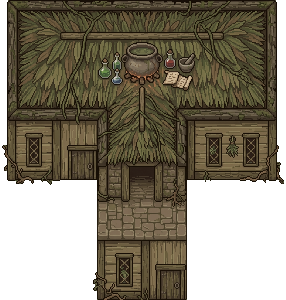
#> input picture plugins/node-editor/apps/wb-2d-scene-asset-generator/batteries/groups/pipelines/filter/ai-ai-ai-2-node-1781664258365-mqhh5y8h_nobg-image_r-image_filter_style-mqhp5l2m.png, 286 x 300 px
$ python -i assembler.py   (imports and definitions only)
#> lines starting #> are read from the running program, lines starting #| are printed output that depends on the picture; after the words box and inside, x2 and y2 are one past the last pixel; in counts of white or black regions, pixels touching at a corner belong together
#> further down, picture is the input picture: PIL image 286x300 RGBA; mean R, G, B, A 64.1, 54.4, 35.6, 177.4
"""
精灵图组装模块 — 移植自 assemble_wolf_s2.py。

职责：
  1. 加载去背景图片（本地路径或 URL）
  2. 拆分双帧对 → 单帧
  3. 三步清理：边缘线清除 → 最大连通域 → 自动裁切
  4. 统一缩放（idle 中位高度 → TARGET_BODY_H）
  5. 质心/脚底对齐 → 放入动态单元格
  6. 输出精灵条 PNG + 单帧 PNG + GIF 预览
"""
import io
import os
import math
import urllib.request

import numpy as np
import cv2
from PIL import Image

from .config import (
    COLS, TARGET_BODY_H, CELL_PAD, GIF_FPS, GIF_BG,
    PAIR_KEYS, ANIMS,
)

# ─── 图像加载 ───

# [4 lines left out: function load_url, not called in this run]


def load_file(path: str) -> Image.Image:
    return Image.open(path).convert("RGBA")


# ─── 裁切 ───

def autocrop(img: Image.Image, pad: int = 2) -> Image.Image:
    alpha = np.array(img)[:, :, 3]
    rows = np.where(alpha.max(axis=1) > 0)[0]
    cols = np.where(alpha.max(axis=0) > 0)[0]
    if len(rows) == 0 or len(cols) == 0:
        return img
    r0, r1 = max(0, rows[0] - pad), min(img.height, rows[-1] + pad + 1)
    c0, c1 = max(0, cols[0] - pad), min(img.width, cols[-1] + pad + 1)
    return img.crop((c0, r0, c1, r1))


# ─── 双帧分割 ───

def _find_best_split(density: np.ndarray, total_len: int) -> tuple:
    """Find the best split point on one axis. Returns (best_pos, quality_ratio)."""
    mid = total_len // 2
    search = range(max(mid - total_len // 6, 1), min(mid + total_len // 6, total_len - 1))
    if not search:
        return mid, 1.0
    peak = density.max()
    if peak < 1:
        return mid, 0.0
    best = min(search, key=lambda i: density[i])
    return best, float(density[best]) / peak


# [42 lines left out: function _cc_split, not called in this run]


def split_pair(img: Image.Image):
    """
    Adaptive pair splitting: tries vertical cut first, then horizontal,
    falls back to connected-component separation.
    """
    alpha = np.array(img)[:, :, 3].astype(float)
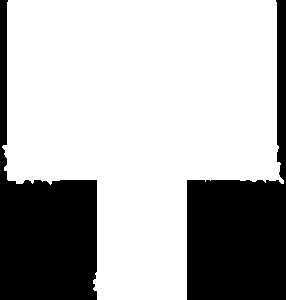
#> alpha: shape (300, 286) float64; 69.6% white; 2 black regions, box (x1, y1, x2, y2) and area: (187, 0, 286, 300) 13383, (0, 0, 97, 300) 12716
    h, w = alpha.shape
#> h = 300; w = 286
    QUALITY_THRESH = 0.08

    col_density = alpha.sum(axis=0)
#> col_density = 286 values, max 76500 at index 97, min 0 at index 0, mean 53229.9
    best_x, v_ratio = _find_best_split(col_density, w)
#> in _find_best_split, `peak = density.max()`: peak = 76500
#> in _find_best_split, `best = min(search, key=lambda i: density[i])`: best = 187
#> best_x = 187; v_ratio = 0.6

    row_density = alpha.sum(axis=1)
#> row_density = 300 values, max 70635 at index 146, min 22950 at index 185, mean 50745.8
    best_y, h_ratio = _find_best_split(row_density, h)
#> best_y = 185; h_ratio = 0.325

    if v_ratio <= QUALITY_THRESH:
        left = autocrop(img.crop((0, 0, best_x, h)))
        right = autocrop(img.crop((best_x, 0, w, h)))
        return left, right

    if h_ratio <= QUALITY_THRESH:
        top = autocrop(img.crop((0, 0, w, best_y)))
        bottom = autocrop(img.crop((0, best_y, w, h)))
        return top, bottom

    if v_ratio <= h_ratio:
        left = autocrop(img.crop((0, 0, best_x, h)))
        right = autocrop(img.crop((best_x, 0, w, h)))
        return left, right

    if h_ratio < v_ratio:
        top = autocrop(img.crop((0, 0, w, best_y)))
#> in autocrop, `alpha = np.array(img)[:, :, 3]`:
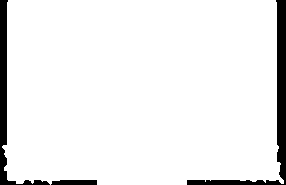
#> alpha: shape (185, 286); 93.2% white; 3 black regions, box (x1, y1, x2, y2) and area: (187, 0, 286, 185) 1998, (0, 0, 50, 185) 1391, (51, 180, 97, 185) 218
#> in autocrop, `rows = np.where(alpha.max(axis=1) > 0)[0]`: rows = 185 values from 0 to 184
#> in autocrop, `cols = np.where(alpha.max(axis=0) > 0)[0]`: cols = 282 values from 2 to 283
#> in autocrop, `r0, r1 = max(0, rows[0] - pad), min(img.height, rows[-1] + pad + 1)`: r0 = 0; r1 = 185
#> in autocrop, `c0, c1 = max(0, cols[0] - pad), min(img.width, cols[-1] + pad + 1)`: c0 = 0; c1 = 286
#> in autocrop, `return img.crop((c0, r0, c1, r1))`:
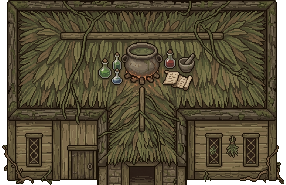
#> returned value: PIL image 286x185 RGBA; mean R, G, B, A 76.1, 66.9, 44.6, 237.6; transparent parts drawn white
        bottom = autocrop(img.crop((0, best_y, w, h)))
#> call 2 of autocrop, with pad = 2
#> in autocrop (call 2), `alpha = np.array(img)[:, :, 3]`:
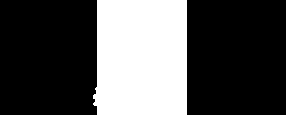
#> alpha: shape (115, 286); 31.6% white; 1 white region, box (x1, y1, x2, y2) and area: (93, 0, 187, 115) 10398
#> in autocrop (call 2), `rows = np.where(alpha.max(axis=1) > 0)[0]`: rows = 115 values from 0 to 114
#> in autocrop (call 2), `cols = np.where(alpha.max(axis=0) > 0)[0]`: cols = 94 values from 93 to 186
#> in autocrop (call 2), `r0, r1 = max(0, rows[0] - pad), min(img.height, rows[-1] + pad + 1)`: r1 = 115
#> in autocrop (call 2), `c0, c1 = max(0, cols[0] - pad), min(img.width, cols[-1] + pad + 1)`: c0 = 91; c1 = 189
#> in autocrop (call 2), `return img.crop((c0, r0, c1, r1))`:
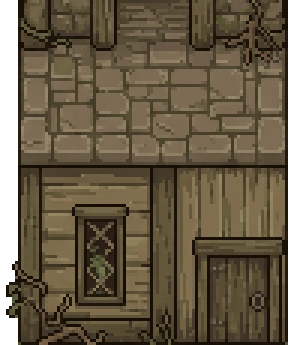
#> returned value: PIL image 98x115 RGBA (shown 3 times larger); mean R, G, B, A 88.1, 75, 53.5, 235.3; transparent parts drawn white
        return top, bottom

    return _cc_split(img)


# ─── 清理函数 ───

# [93 lines left out: functions clean_edge_artifacts, keep_largest_body, remove_near_white, _is_white_silhouette, not called in this run]


def full_clean(img: Image.Image) -> Image.Image:
    return autocrop(keep_largest_body(remove_near_white(clean_edge_artifacts(img))))


# [53 lines left out: functions split_and_clean, standing_height, find_feet_y, center_of_mass_x, make_white_flash, not called in this run]


# ─── 辅助 ───

def _ceil4(x: int) -> int:
    return ((x + 3) // 4) * 4


# [94 lines left out: functions _content_bbox_size, _normalize_frame_sizes, _uniform_crop, not called in this run]


# ─── 主组装类 ───

class DirectionAssembler:
    """
    组装一个方向的全部 5 动画 x 4 帧。

    用法:
        asm = DirectionAssembler(output_dir="output/MutantWolf/S")
        asm.load_pair_images({
            "idle_01": "/path/to/nobg/idle_01.png",
            ...
        })
        result = asm.assemble()
        # result = {"cell_w": ..., "cell_h": ..., "scale": ..., "files": [...]}
    """

    # [213 lines left out: functions __init__, load_pair_images, load_pair_images_from_urls, _split_all_frames, assemble, flip_direction, not called in this run]

>>> from PIL import Image
>>> picture = Image.open('../../../../node-editor/apps/wb-2d-scene-asset-generator/batteries/groups/pipelines/filter/ai-ai-ai-2-node-1781664258365-mqhh5y8h_nobg-image_r-image_filter_style-mqhp5l2m.png')
>>> result = split_pair(picture)
